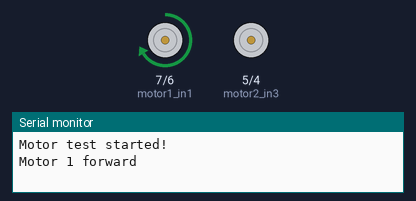
This sketch was run on a simulated Arduino Uno, built with avr-gcc and run on an emulated ATmega328P. On the bench: motor-driver pin pairs drawn as motors (green arrow = first pin HIGH = forward, orange = second pin HIGH = backward, longer = more drive, scaled by the enable pin), the last lines printed to the serial monitor.

Above: at 0.1 s.
At 12.1 s:
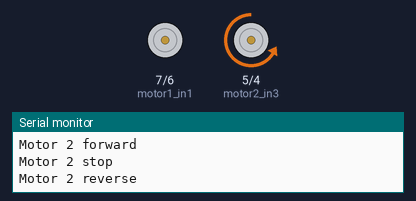
At 25.1 s:
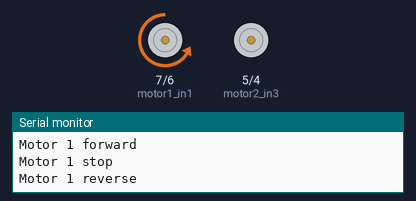
At 36.1 s:
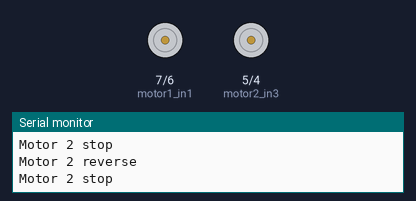
Timing chart, 0 to 37.6 s (numbered marks = the images above):
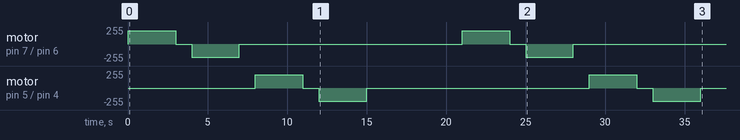

The sketch:

L298N_test.ino
```cpp
// Define motor control pins
const int motor1_ena = 10;
const int motor1_in1 = 7;
const int motor1_in2 = 6;

const int motor2_enb = 11;
const int motor2_in3 = 5;
const int motor2_in4 = 4;

void setup() {
  // Set all motor control pins as outputs
  pinMode(motor1_ena, OUTPUT);
  pinMode(motor1_in1, OUTPUT);
  pinMode(motor1_in2, OUTPUT);

  pinMode(motor2_enb, OUTPUT);
  pinMode(motor2_in3, OUTPUT);
  pinMode(motor2_in4, OUTPUT);

  // Initialize Serial communication for debugging
  Serial.begin(9600);
  Serial.println("Motor test started!");
}

void loop() {
  // Test Motor 1
  Serial.println("Motor 1 forward");
  digitalWrite(motor1_in1, HIGH);
  digitalWrite(motor1_in2, LOW);
  analogWrite(motor1_ena, 200); // Set motor speed (0-255)
  delay(3000);

  Serial.println("Motor 1 stop");
  analogWrite(motor1_ena, 0); // Stop the motor
  delay(1000);

  Serial.println("Motor 1 reverse");
  digitalWrite(motor1_in1, LOW);
  digitalWrite(motor1_in2, HIGH);
  analogWrite(motor1_ena, 200);
  delay(3000);

  Serial.println("Motor 1 stop");
  analogWrite(motor1_ena, 0);
  delay(1000);

  // ---
  Serial.println("Motor 2 forward");
  digitalWrite(motor2_in3, HIGH);
  digitalWrite(motor2_in4, LOW);
  analogWrite(motor2_enb, 200);
  delay(3000);

  Serial.println("Motor 2 stop");
  analogWrite(motor2_enb, 0);
  delay(1000);

  Serial.println("Motor 2 reverse");
  digitalWrite(motor2_in3, LOW);
  digitalWrite(motor2_in4, HIGH);
  analogWrite(motor2_enb, 200);
  delay(3000);

  Serial.println("Motor 2 stop");
  analogWrite(motor2_enb, 0);
  delay(1000);

  Serial.println("Test cycle complete. Restarting in 5 seconds...");
  delay(5000);
}
```

Measured:
- by itself, motor on pin 5 (motor2_in3) / pin 4 (motor2_in4): stopped → forward 200/255 at 8.0 s, → stopped 3.0 s later, → backward 200/255 1.0 s later, → stopped 3.0 s later, … (8 changes in this stretch)
- by itself, motor on pin 7 (motor1_in1) / pin 6 (motor1_in2): stopped → forward 200/255 at 0.00 s, → stopped 3.0 s later, → backward 200/255 1.0 s later, → stopped 3.0 s later, … (8 changes in this stretch)
